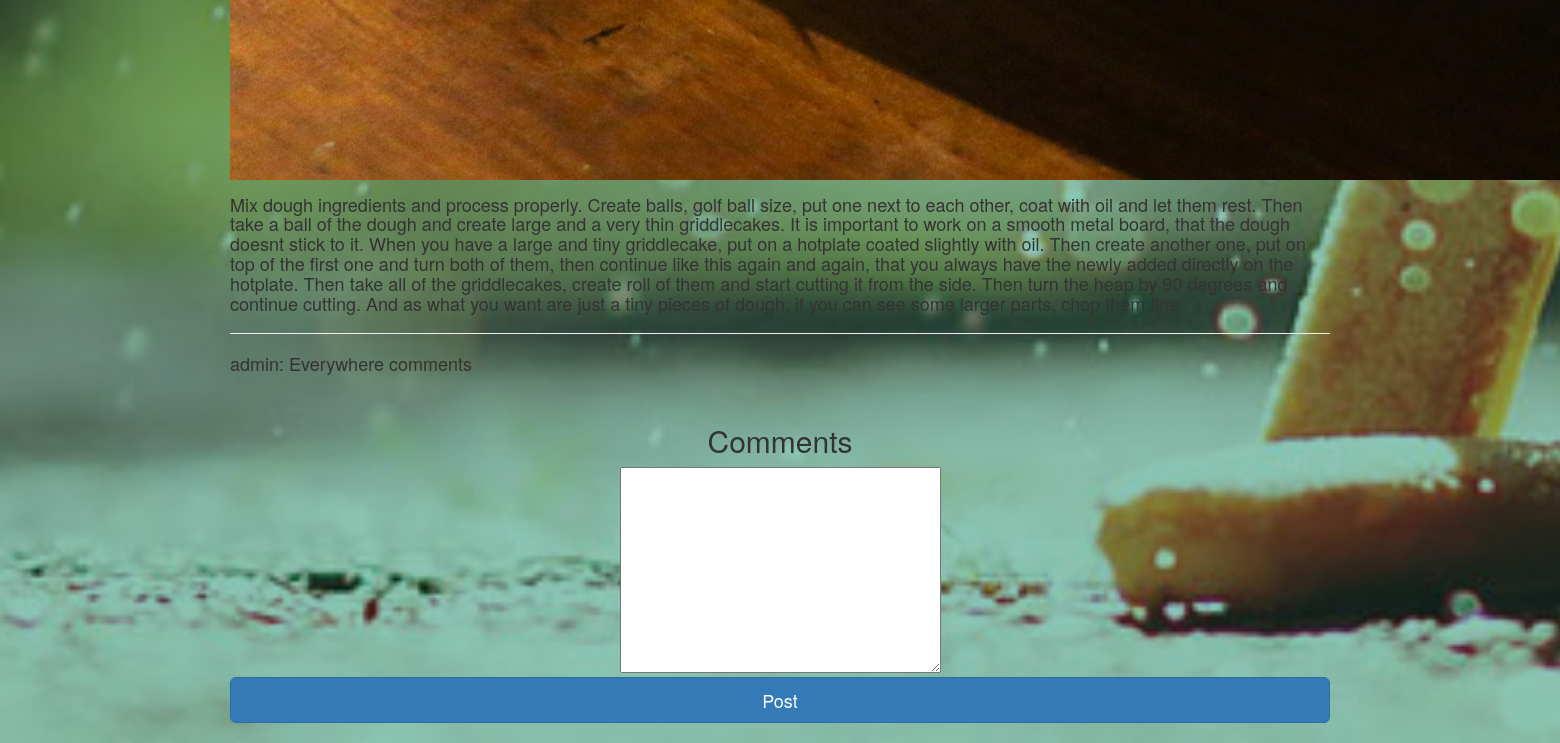
Page /dish/3/ (lower part) on the earlier database version.
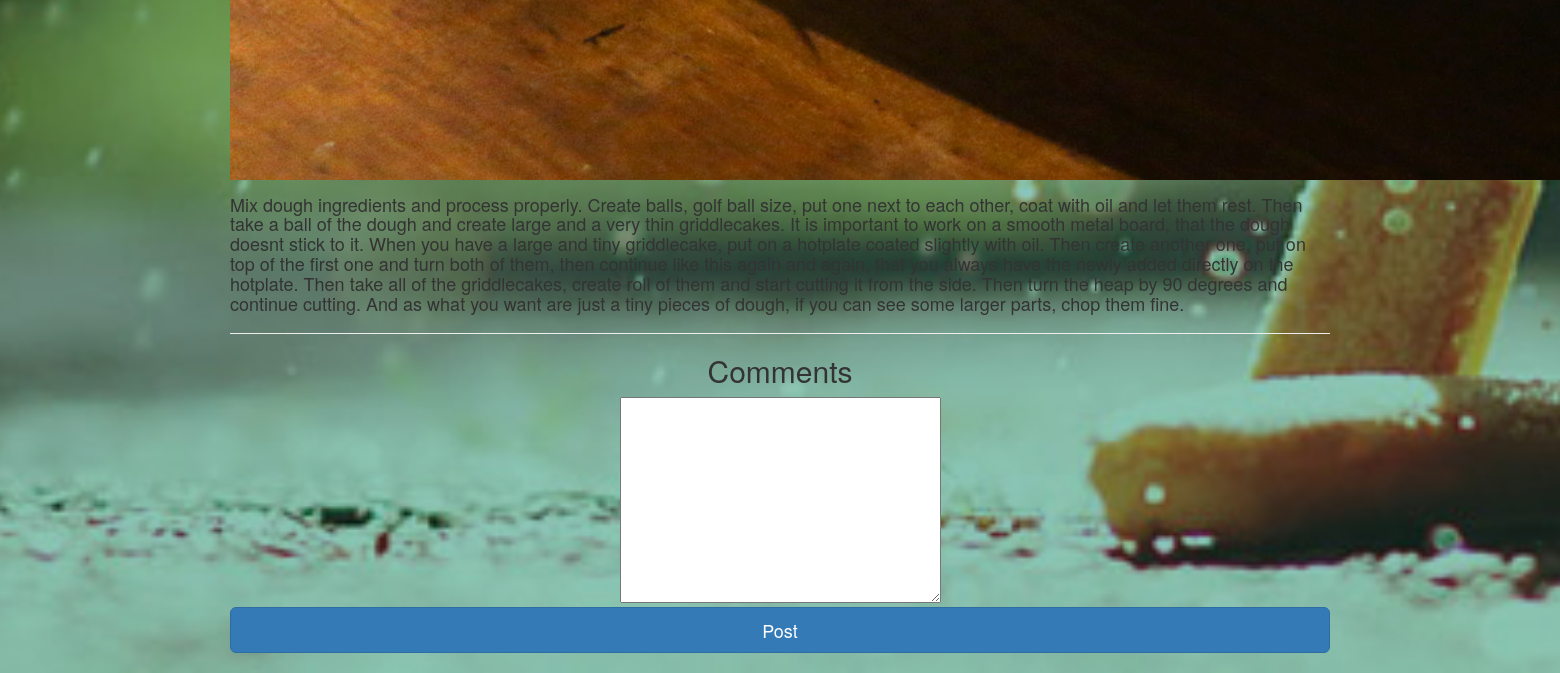
Same page on the later database version.
### base/models.py (models this page shows, shortened)
class DishImg(models.Model):
    name = models.CharField(max_length=256, help_text='name of picture (name_"img")')
    dish = models.ForeignKey(Dish, on_delete=models.CASCADE, null=True)
    img = models.ImageField(upload_to='base/dish_img/')
    is_active = models.BooleanField(default=False)
    upload = models.DateTimeField(auto_now_add=True, auto_now=False)
    class Meta:
        verbose_name = "Image"
        verbose_name_plural = "Images"

class Dish(models.Model):
    name = models.CharField(max_length=256, help_text='max_length=256')
    description = models.CharField(max_length=256, help_text='max_length=256', blank=True)
    main_img = models.ImageField(upload_to='base/dish_img/', blank=True, null=True)
    country = models.ForeignKey(Countries, on_delete=models.CASCADE, null=True)
    type = models.ForeignKey(TypesOfDishes, on_delete=models.CASCADE, null=False, default=None)
    recipe = models.CharField(max_length=2048, help_text='max_length=2048', blank=True, null=True, default=None)
    price = models.DecimalField(max_digits=10, decimal_places=2, default=0.00)
    is_active = models.BooleanField(default=True)
    class Meta:
        verbose_name = "Dish"
        verbose_name_plural = "Dishes"

class Comment(models.Model):
    comment = models.TextField('Comment')
    dish = models.ForeignKey(Dish, on_delete=models.CASCADE, null=True)
    user = models.ForeignKey(User, null=True)
    is_active = models.BooleanField(default=False)
    is_created = models.DateTimeField(auto_now_add=True, auto_now=False)
    is_updated = models.DateTimeField(auto_now_add=False, auto_now=True)
    class Meta:
        verbose_name = "Comment"
        verbose_name_plural = "Comments"

### base/views.py (the view, shortened to what this page needs)
# urls.py: url(r'^dish/(?P<pk>[0-9]+)/$', views.DishView.as_view(), name='dish'),
class DishView(DetailView):
    model = Dish
    template_name = 'base/dish.html'
    form_class = CommentForm
    def get(self, request, *args, **kwargs):
        self.object = self.get_object()
        context = self.get_context_data(object=self.object)
        context['form'] = self.form_class(None)
        return self.render_to_response(context)

### base/forms.py
class CommentForm(forms.Form):
    comment_area = forms.CharField(label="", widget=forms.Textarea)

### templates/base/dish.html (shortened to what this page needs)
{% extends 'base.html' %}
{% load static %}
{% block content %}
<div id="page-content-wrapper">
    <div class="container-fluid">
        {% for object in dish.dishimg_set.all %}
            <label for="object{{forloop.counter}}">
            <img src="{{ object.img.url }}">
            </label><br>
        {% endfor %}
        <h4>{{ dish.recipe}}</h4>
    <hr>
        {% for object in dish.comment_set.all %}
            {% include 'base/comment_object.html'%}
        {% endfor %}
     <form action="" method="post" class="form-inline text-center">
        <h2 class="form-signin-heading">Comments</h2>
         {% for field in form %}
             {{ field }}
         {% endfor %}
        <button class="btn btn-lg btn-primary btn-block" type="submit">Post</button>
    </form>
    </div>
</div>
{% endblock %}

### templates/base.html (shortened to what this page needs)
<!DOCTYPE html>
{% load static %}
<html lang="en">
    <head>
        <link rel="stylesheet" href="https://maxcdn.bootstrapcdn.com/bootstrap/3.3.7/css/bootstrap.min.css">
        <link href="{% static 'css/style.css'%}" rel="stylesheet">
        <link href="{% static 'css/simple-sidebar.css' %}" rel="stylesheet">
    </head>
    <body>
            <div class="content">
                    {% include 'navbar.html' %}
                <div class="container">
                    <div class="row">
                        {% block content %}
                        {% endblock %}
                    </div>
                </div>
            </div>
        </div>
    </body>
</html>

### templates/navbar.html (shortened to what this page needs)
<div id="wrapper">

### templates/base/comment_object.html
<div class="">
  <h4>{{ object.user }}: {{ object.comment }}</h4> <p> <br>
</div>

### static/dev/css/style.css (style rules this page uses)
body { background: url('../../../media/home/news/bg.jpg') no-repeat center center fixed; height: 100%; -webkit-background-size: cover; -moz-background-size: cover; -o-background-size: cover; }

### static/dev/css/simple-sidebar.css (style rules this page uses)
body { overflow-x: hidden; }
#wrapper { padding-left: 0; -webkit-transition: all 0.5s ease; -moz-transition: all 0.5s ease; -o-transition: all 0.5s ease; transition: all 0.5s ease; }
#page-content-wrapper { width: 100%; position: absolute; padding: 15px; }
@media (min-width:768px) { #wrapper { padding-left: 0; } }
@media (min-width:768px) { #page-content-wrapper { padding: 20px; position: relative; } }

Differences in the rows shown:
removed Comment: user "admin", comment "Everywhere comments"
